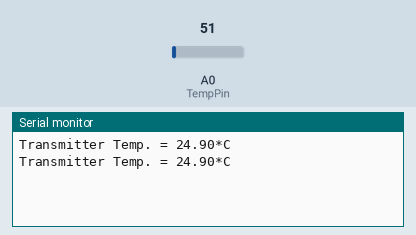
This sketch was run on a simulated Arduino Uno, built with avr-gcc and run on an emulated ATmega328P. On the bench: the last lines printed to the serial monitor. The test bench sets the inputs (shaded band); at power-on: A0 (TempPin) = 51. No radio packets arrive unless stated.

Above: at 1.8 s.
1.9 s: A0 (TempPin) set to 61
At 2.8 s:
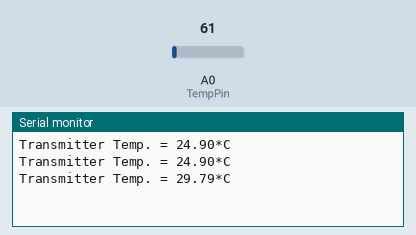
3.4 s: A0 (TempPin) set to 71
At 4.5 s:
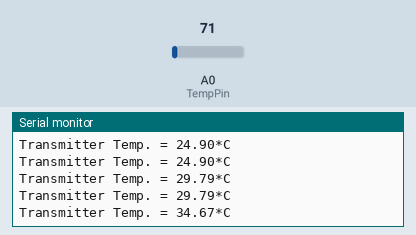
Timing chart, 0 to 6.4 s (numbered marks = the images above; inputs shaded):
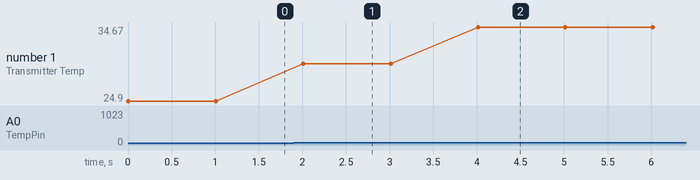

Measured:
- after the input at 1.9 s, the serial monitor: prints a new line after 0.11 s (image 1)
- after the input at 3.4 s, the serial monitor: prints a new line after 0.61 s (image 2)
- plotted number 1: 24.9 → 29.79 after the input at 1.9 s, 29.79 → 34.67 after the input at 3.4 s

The sketch:

LM35_Connection_TXT_V_2.ino
```cpp
//TXT
#include <SPI.h>
#include <nRF24L01.h>
#include <RF24.h>
#define TempPin A0

float temp = 0.0;
RF24 radio(7,8);

const byte rxAddr[6] = "00001";

void setup() {
Serial.begin(9600);           // sets serial port for communication
radio.begin();
radio.setRetries (15, 15);
radio.openWritingPipe (rxAddr);
radio.setPayloadSize(32);

radio.stopListening();

}

void loop()
{
temp = analogRead(TempPin);
temp = (temp/1024.0)*500;
Serial.print("Transmitter Temp. = ");
Serial.print(temp);
Serial.print("*C");
Serial.println();
radio.write(&temp, sizeof(temp));

delay(1000);
}
```
